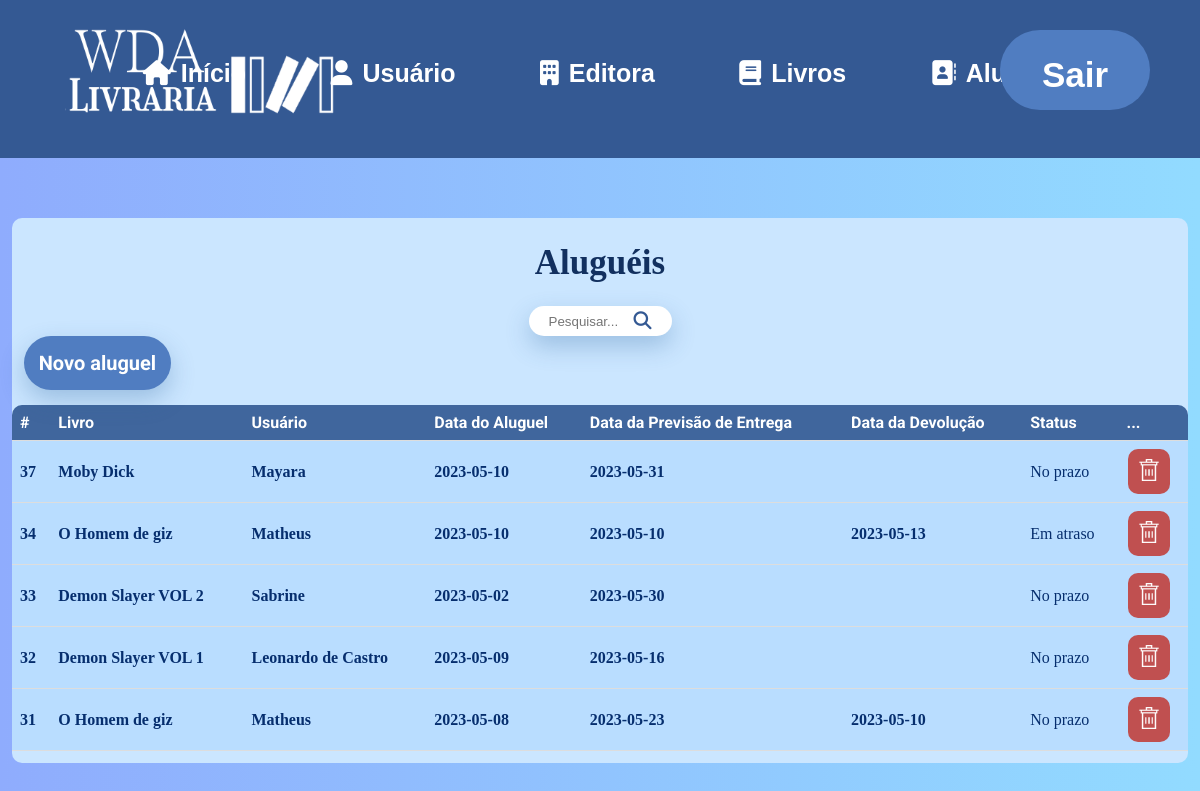
The app's page /READ/aluguel.php (signed in) with its own data.
### tables this page shows
CREATE TABLE `aluga` (
  `id_aluguel` int NOT NULL AUTO_INCREMENT,
  `livro` varchar(50) NOT NULL,
  `usuario` varchar(50) NOT NULL,
  `data_aluguel` varchar(50) NOT NULL,
  `data_devolucao` varchar(50) NOT NULL,
  `data_previsao` varchar(45) NOT NULL,
  PRIMARY KEY (`id_aluguel`)
);

### READ/aluguel.php (the view, shortened to what this page needs)
<?php
include_once('../config.php');
if (!empty($_GET['search'])) {
  $data = $_GET['search'];
  $sql = "SELECT * FROM aluga WHERE id_aluguel LIKE '%$data%' or livro LIKE '%$data%' or usuario LIKE '%$data%' or data_aluguel LIKE '%$data%' or data_devolucao LIKE '%$data%' or data_previsao LIKE '%$data%'ORDER BY id_aluguel DESC";
} else {
  $sql = "SELECT * FROM aluga ORDER BY id_aluguel DESC";
}
$result = $conexao->query($sql);
?>
<!DOCTYPE html>
<html lang="pt-br">
<head>
  <link rel="stylesheet" href="../estilos/style_tabelas.css">
</head>
<body>
  <nav id="menu">
    <ul>
      <a href="sistema.php"><img id="logo4branca" src="../img/logo4branca.png" alt="logo4branca"></a></li>
      <li><a href="sistema.php"><i class="fa-solid fa-house"></i><b>Início</b></a></li>
      <li><a href="usuario.php"><i class="fa-solid fa-user"></i><b>Usuário</b></a></a></li>
      <li><a href="editora.php"><i class="fa-solid fa-building"></i><b>Editora</b></a></a></li>
      <li><a href="livro.php"><i class="fa-solid fa-book"></i><b>Livros</b></a></a></li>
      <li><a href="aluguel.php"><i class="fa-solid fa-address-book"></i><b>Aluguel</b></a></a></li>
      <li><a href="sair.php"><b>Sair</b></a></li>
    </ul>
  </nav>
  <div class="container-usuario">
    <h1 class="usuarioh1"> Aluguéis </h1>
    <div class="search2">
      <div class="search">
        <input type="search" class="input-search" id="input-search" placeholder="Pesquisar...">
        <button onclick="searchData()">
          <i class="fa-solid fa-magnifying-glass"></i>
        </button>
      </div>
    </div>
    <div class="novo">
      <button><a href='../CREATE/c_aluguel.php?id_aluguel=$user_data[id_aluguel]'><b>Novo aluguel</b></a></button>
    </div>
    <div class="tabela">
      <table>
        <thead>
          <div class="headers">
            <tr class="thead">
              <th>#</th>
              <th>Livro</th>
              <th>Usuário</th>
              <th>Data do Aluguel</th>
              <th>Data da Previsão de Entrega</th>
              <th>Data da Devolução</th>
              <th>Status</th>
              <th>...</th>
            </tr>
          </div>
        </thead>
        <tbody>
          <?php
          while ($user_data =  mysqli_fetch_assoc($result)) {
            echo "<tr>";
            echo "<td>" . "<b>" . $user_data['id_aluguel'] . "</td>";
            echo "<td>" . "<b>" . "<b>" . $user_data['livro'] . "</b>" . "</td>";
            echo "<td>" . "<b>" . $user_data['usuario'] . "</td>";
            echo "<td>" . "<b>" . $user_data['data_aluguel'] . "</td>";
            echo "<td>" . "<b>" . $user_data['data_previsao'] . "</td>";
            echo "<td>" . "<b>" . $user_data['data_devolucao'] . "</td>";
            if ($user_data['data_previsao'] >= $user_data['data_devolucao']) {
              echo "<td>No prazo</td>";
            } else {
              echo "<td> Em atraso </td>";
            }
            echo "<td>"
              . "<button class='trash'>" . "<a href='../DELETE/d_aluguel.php?id_aluguel=$user_data[id_aluguel]'>" . "<img class='iconusuario' src='img/trash.png'>" . "</a>" . "</button>"
              . "</td>";
          }
          ?>
        </tbody>
      </table>
    </div>
  </div>
</body>
</html>

### estilos/style_tabelas.css (style rules this page uses)
body { background-image: linear-gradient( to right, rgb(143, 172, 253), rgb(146, 219, 255)); }
h1 { font-family: 'fonte-felipinho2'; color: #12305F; font-size: 35px; }
* { margin: 0 auto; padding: 0; box-sizing: border-box; }
#menu ul { list-style-type: none; background-color: #345993; text-align: center; font-family: Arial, Helvetica, sans-serif; padding-bottom: 30px; position: relative; }
#menu ul li { display: inline; font-style: normal; font-size: 25px; line-height: 30px; color: #FFFFFF; }
#menu ul li i { margin-right: 10px; }
#logo4branca { width: 300px; display: inline-block; left: 50px; top: 10px; position: absolute; }
#menu ul li a { color: white; text-decoration: none; padding: 40px; display: inline-block; margin-top: 1.5%; }
#menu ul li:last-child { display: inline-block; background-color: #507dc1; font-size: 35px; border-radius: 80px; position: absolute; right: 50px; top: 30px; line-height: 5px; width: 150px; height: 80px; }
.search2 { display: flex; }
.search button { background: transparent; border: none; cursor: pointer; }
.search { height: 30px; display: flex; cursor: pointer; padding: 10px 20px; background-color: white; border-radius: 30px; align-items: center; box-shadow: 0 10px 25px rgba(43, 101, 155, 0.3); }
.search input { width: 85px; outline: none; border: none; font-weight: 500; transition: 0.8s; background: transparent; }
.search button .fa-solid { font-size: 18px; color: #345993; }
.container-usuario { margin-top: 5%; margin-left: 1%; margin-right: 1%; padding-bottom: 1%; background-color: #cbe6ff; border-radius: 10px; padding-top: 1px; }
.usuarioh1 { text-align: center; margin-bottom: 2%; margin-top: 2%; }
.novo button { background-color: #507dc1; font-size: 20px; border-radius: 30px; margin-bottom: 15px; padding: 15px; border: none; cursor: pointer; margin-left: 1%; box-shadow: 0 10px 25px rgba(43, 101, 155, 0.3); }
.novo button a { text-decoration: none; color: white; font-family: 'Roboto'; }
table { border-collapse: collapse; width: 100%; background-color: rgba(174, 216, 255, 0.6) ; border-radius: 10px 10px 0 0; }
th, td { text-align: left; padding: 8px; border-bottom: 1px solid #ddd; }
th { background-color: rgba(52, 89, 147, 0.9); color: white; font-family: 'Roboto', sans-serif; }
th:first-child { border-top-left-radius: 10px; border-top-right-radius: 0px; border-bottom-left-radius: 0; border-bottom-right-radius: 0; }
th:last-child { border-top-left-radius: 0px; border-top-right-radius: 10px; border-bottom-left-radius: 0; border-bottom-right-radius: 0; }
td { font-family: 'fonte-felipinho2'; color: #062e6e; }
.iconusuario { width: 22px; }
.trash { background-color: #C05050; }
td button { background-color: rgb(66, 135, 255); border: none; padding: 10px; border-radius: 10px; cursor: pointer; margin-left: 3%; }

### records on screen
aluga: id_aluguel "37", livro "Moby Dick", usuario "Mayara", data_aluguel "2023-05-10", data_previsao "2023-05-31", data_devolucao "No prazo"
aluga: id_aluguel "34", livro "O Homem de giz", usuario "Matheus", data_aluguel "2023-05-10", data_previsao "2023-05-10", data_devolucao "2023-05-13", shows "Em atraso"
aluga: id_aluguel "33", livro "Demon Slayer VOL 2", usuario "Sabrine", data_aluguel "2023-05-02", data_previsao "2023-05-30", data_devolucao "No prazo"
aluga: id_aluguel "32", livro "Demon Slayer VOL 1", usuario "Leonardo de Castro", data_aluguel "2023-05-09", data_previsao "2023-05-16", data_devolucao "No prazo"
aluga: id_aluguel "31", livro "O Homem de giz", usuario "Matheus", data_aluguel "2023-05-08", data_previsao "2023-05-23", data_devolucao "2023-05-10", shows "No prazo"
